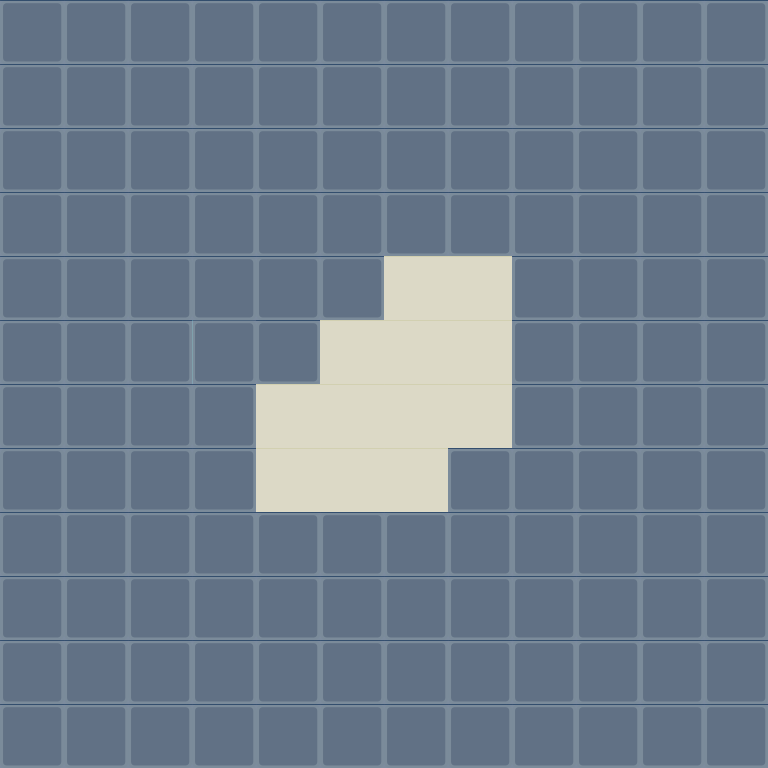

Tiled map render using the project's own tile images. Description and the map definition, with tile-layer contents summarised, below:
An orthogonal 12x12 tile map with 64x64 px tiles, 2 tile layers (Tile Layer 1, Meta), 3 tilesets and 4 objects (2x BlueSpawn, 2x RedSpawn).

<map version="1.0" orientation="orthogonal" renderorder="right-down" width="12" height="12" tilewidth="64" tileheight="64" backgroundcolor="#ebe8e6">
 <properties>
  <property name="Stop" value="True" />
 </properties>
 <tileset firstgid="1" name="Tiles_V1" tilewidth="64" tileheight="64">
  <image source="../tiles_v1.png" width="128" height="320" />
 </tileset>
 <tileset firstgid="11" name="metaTiles_v1" tilewidth="64" tileheight="64">
  <image source="../metaTiles_v1.png" width="320" height="64" />
  <tile id="1">
   <properties>
    <property name="Free" value="True" />
    <property name="Stop" value="False" />
   </properties>
  </tile>
  <tile id="4">
   <properties>
    <property name="Stop" value="True" />
   </properties>
  </tile>
 </tileset>
 <tileset firstgid="16" name="Tiles_V2" tilewidth="64" tileheight="64">
  <image source="../tiles_v2.png" width="321" height="192" />
 </tileset>
 <objectgroup color="#ebe8e6" name="Objects">
  <object name="BlueSpawn" x="256" y="384" width="64" height="64" />
  <object name="BlueSpawn" x="320" y="448" width="64" height="64" />
  <object name="RedSpawn" x="256" y="448" width="64" height="64" />
  <object name="RedSpawn" x="320" y="384" width="64" height="64" />
 </objectgroup>
 <layer name="Tile Layer 1" width="12" height="12">
  <data>[144 cells, 132 non-empty, 1 distinct tile ids]</data>
 </layer>
 <layer name="Meta" width="12" height="12">
  <properties>
   <property name="Stop" value="True" />
  </properties>
  <data>[144 cells, 144 non-empty, 3 distinct tile ids]</data>
 </layer>
</map>
